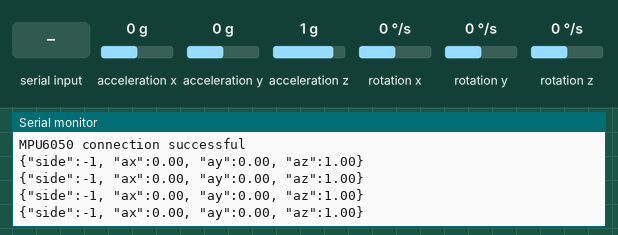
A sketch run on a simulated Arduino Uno, built with avr-gcc and run on an emulated ATmega328P. Parts: the last lines printed to the serial monitor. Inputs (shaded band) come from the test bench; at power-on: acceleration x 0 g, acceleration y 0 g, acceleration z 1 g, rotation x 0 °/s, rotation y 0 °/s, rotation z 0 °/s.

Above: at 1.2 s.
1.3 s: acceleration x set to -1.4 g
At 1.58 s:
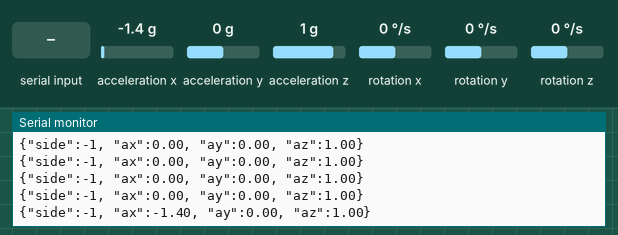
2.8 s: "1" received over the second serial link
At 3.2 s:
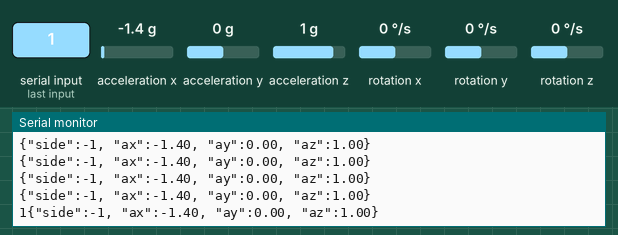
4.3 s: acceleration y set to -1.4 g
At 4.35 s:
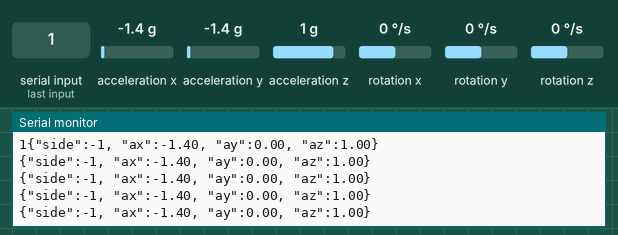
5.8 s: acceleration z set to -1.4 g
At 6.01 s:
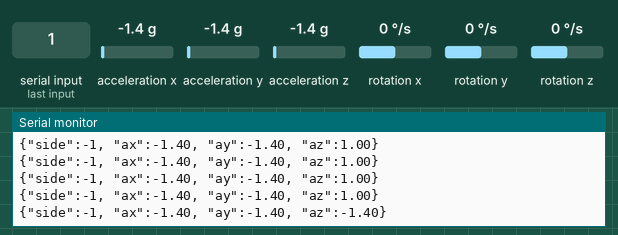
Timing chart, 0 to 8.3 s (numbered marks = the images above; inputs shaded):
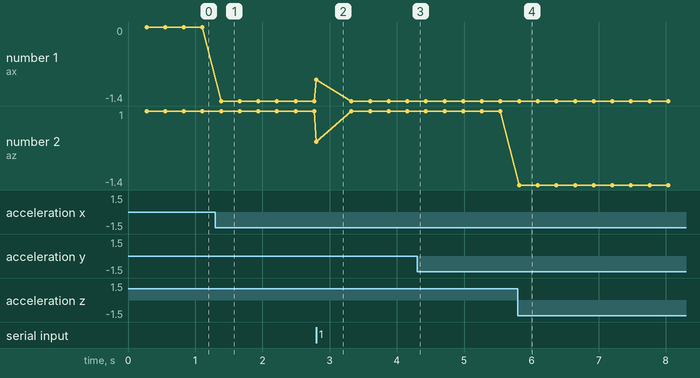

The sketch:

Time_Pylon.ino
```cpp
// I2Cdev and MPU6050 must be installed as libraries, or else the .cpp/.h files
// for both classes must be in the include path of your project
// Calibrated
#include "I2Cdev.h"
#include "MPU6050.h"

#define DEBUG false

// Arduino Wire library is required if I2Cdev I2CDEV_ARDUINO_WIRE implementation
// is used in I2Cdev.h
#if I2CDEV_IMPLEMENTATION == I2CDEV_ARDUINO_WIRE
    #include "Wire.h"
#endif

// class default I2C address is 0x68
// specific I2C addresses may be passed as a parameter here
// AD0 low = 0x68 (default for InvenSense evaluation board)
// AD0 high = 0x69
MPU6050 accelgyro;
//MPU6050 accelgyro(0x69); // <-- use for AD0 high

int16_t ax, ay, az;
int16_t gx, gy, gz;

/*
  Bluetooth Serial & Accelerometer interface for Time Pylon for Time Mate project

 Receives from the hardware serial, sends to software serial.
 Receives from software serial, sends to hardware serial.

 https://www.teachmemicro.com/arduino-bluetooth/
 https://maker.pro/arduino/tutorial/how-to-interface-arduino-and-the-mpu-6050-sensor
 https://hackernoon.com/create-your-first-arduino-node-js-iot-visualization-app-in-under-15-minutes-619f8e6f7181

 The circuit:
 * RX is digital pin 9 (connect to TX of other device)
 * TX is digital pin 10 (connect to RX of other device)

 based on Mikal Hart's example

 */
#include <SoftwareSerial.h>

SoftwareSerial blueSerial(9, 10); // RX, TX
int c=0;
int side = -1;
int newSide = -1;
int newSideCount = 0;
int prevNewSide = -1;
float ax_f, ay_f, az_f = 0;
float oldax_f, olday_f, oldaz_f = 0;

void setup() {
  // Open serial communications and wait for port to open:
  Serial.begin(57600);
  while (!Serial) {
    ; // wait for serial port to connect. Needed for native USB port only
  }

  // join I2C bus (I2Cdev library doesn't do this automatically)
  #if I2CDEV_IMPLEMENTATION == I2CDEV_ARDUINO_WIRE
      Wire.begin();
  #elif I2CDEV_IMPLEMENTATION == I2CDEV_BUILTIN_FASTWIRE
      Fastwire::setup(400, true);
  #endif

  Serial.println("Initializing I2C devices...");
  accelgyro.initialize();
  Serial.println(accelgyro.testConnection() ? "MPU6050 connection successful" : "MPU6050 connection failed");

  // set the data rate for the SoftwareSerial port
  blueSerial.begin(9600);

}

void loop() {

  // Local echo
  if (blueSerial.available()) {
    Serial.write(blueSerial.read());
  }
  if (Serial.available()) {
    blueSerial.write(Serial.read());
  }

  c++;
  if(c>10000) {
    /// blueSerial.println(random(0,100));

    oldax_f = ax_f;
    olday_f = ay_f;
    oldaz_f = az_f;

    // read raw accel/gyro measurements from device
    accelgyro.getMotion6(&ax, &ay, &az, &gx, &gy, &gz);
    c=0;
    ax_f = ax/16383.0;
    ay_f = ay/16383.0;
    az_f = az/16383.0;


    newSide = -1; // Default to uninitalized
    if( ax_f > -0.15 && ax_f < 0.13 && ay_f > -0.08 && ay_f < 0.25 && az_f > 0.70 && az_f < 1.00 ) {
      newSide = 1;
    }
    if( ax_f > -0.95 && ax_f < -0.70 && ay_f > -0.20 && ay_f < 0.07 && az_f > 0.20 && az_f < 0.45 ) {
      newSide = 2;
    }
    if( ax_f > -0.90 && ax_f < -0.70 && ay_f > -0.20 && ay_f < 0.10 && az_f > -0.80 && az_f < -0.45 ) {
      newSide = 3;
    }
    if( ax_f > 0.02 && ax_f < 0.25 && ay_f > -0.25 && ay_f < 0.10 && az_f > -1.25 && az_f < -1.00 ) {
      newSide = 4;
    }
    if( ax_f > 0.85 && ax_f < 1.05 && ay_f > -0.17 && ay_f < 0.18 && az_f > -0.80 && az_f < -0.30 ) {
      newSide = 5;
    }
    if( ax_f > 0.70 && ax_f < 0.99 && ay_f > -0.07 && ay_f < 0.18 && az_f > 0.24 && az_f < 0.70 ) {
      newSide = 6;
    }
    if( ax_f > -0.05 && ax_f < 0.18 && ay_f > -1.08 && ay_f < -.90 && az_f > -0.25 && az_f < 0.05 ) {
      newSide = 7;
    }
    if( ax_f > -0.05 && ax_f < 0.18 && ay_f > -1.08 && ay_f < -.90 && az_f > -0.25 && az_f < 0.05 ) {
      newSide = 7;
    }
    if( ax_f > -0.05 && ax_f < 0.18 && ay_f > .85 && ay_f < 1.10 && az_f > -0.35 && az_f < 0.05 ) {
      newSide = 0;
    }

    if (newSide != -1 && newSide != side) {
      if(side == -1) { // initial state
        side = newSide;
        outputSide();
      }

      if (newSide == prevNewSide) {
        newSideCount++;
      } else {
        newSideCount = 0;
        prevNewSide = newSide;
      }
    }
    if(newSide != -1 && newSideCount > 3 && newSide != side) {
      side = newSide;
      newSideCount = 0;
      outputSide();
    }

    Serial.print("{\"side\":");
    Serial.print(side);
    Serial.print(", \"ax\":");
    Serial.print(ax_f);
    Serial.print(", \"ay\":");
    Serial.print(ay_f);
    Serial.print(", \"az\":");
    Serial.print(az_f);
    Serial.println("}");

#if DEBUG
    blueSerial.print("{\"side\":");
    blueSerial.print(side);
    blueSerial.print(", \"ax\":");
    blueSerial.print(ax_f);
    blueSerial.print(", \"ay\":");
    blueSerial.print(ay_f);
    blueSerial.print(", \"az\":");
    blueSerial.print(az_f);
    blueSerial.println("}");
#endif


  }

}

void outputSide() {
  blueSerial.print("{\"side\":");
  blueSerial.print(side);
  blueSerial.println("}");

  Serial.print("{\"side\":");
  Serial.print(side);
  Serial.println("}");
}
```

Measured:
- after the input at 1.3 s, the serial monitor: prints a new line after 0.08 s (image 1)
- after the input at 2.8 s, the serial monitor: prints a new line at once (image 2)
- after the input at 5.8 s, the serial monitor: prints a new line at once (image 4)
- plotted number 1: 0 → -1.4 after the input at 1.3 s
